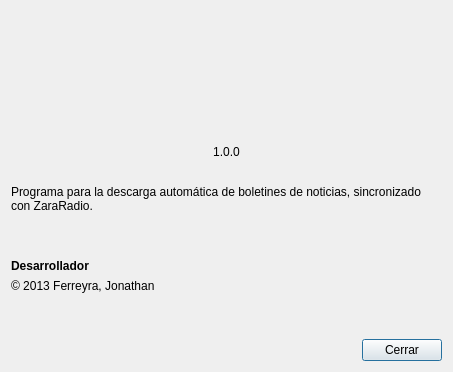
<?xml version="1.0" encoding="UTF-8"?>
<ui version="4.0">
 <class>Dialog</class>
 <widget class="QDialog" name="Dialog">
  <property name="geometry">
   <rect>
    <x>0</x>
    <y>0</y>
    <width>453</width>
    <height>372</height>
   </rect>
  </property>
  <property name="windowTitle">
   <string>Acerca de</string>
  </property>
  <layout class="QVBoxLayout" name="verticalLayout_2">
   <item>
    <layout class="QVBoxLayout" name="verticalLayout">
     <item>
      <layout class="QHBoxLayout" name="horizontalLayout_3">
       <item>
        <widget class="QLabel" name="lbLogoApp">
         <property name="sizePolicy">
          <sizepolicy hsizetype="Fixed" vsizetype="MinimumExpanding">
           <horstretch>0</horstretch>
           <verstretch>0</verstretch>
          </sizepolicy>
         </property>
         <property name="font">
          <font>
           <weight>75</weight>
           <bold>true</bold>
          </font>
         </property>
         <property name="frameShape">
          <enum>QFrame::NoFrame</enum>
         </property>
         <property name="text">
          <string/>
         </property>
         <property name="pixmap">
          <pixmap>logo.png</pixmap>
         </property>
         <property name="scaledContents">
          <bool>true</bool>
         </property>
         <property name="alignment">
          <set>Qt::AlignLeading|Qt::AlignLeft|Qt::AlignVCenter</set>
         </property>
        </widget>
       </item>
      </layout>
     </item>
     <item>
      <widget class="QLabel" name="label_2">
       <property name="text">
        <string/>
       </property>
      </widget>
     </item>
     <item>
      <widget class="QLabel" name="label_9">
       <property name="text">
        <string>1.0.0</string>
       </property>
       <property name="alignment">
        <set>Qt::AlignCenter</set>
       </property>
      </widget>
     </item>
     <item>
      <widget class="QLabel" name="label_4">
       <property name="text">
        <string/>
       </property>
      </widget>
     </item>
     <item>
      <widget class="QLabel" name="label">
       <property name="text">
        <string>Programa para la descarga automática de boletines de noticias, sincronizado con ZaraRadio.</string>
       </property>
       <property name="wordWrap">
        <bool>true</bool>
       </property>
      </widget>
     </item>
    </layout>
   </item>
   <item>
    <layout class="QVBoxLayout" name="verticalLayout_3">
     <item>
      <widget class="QLabel" name="label_10">
       <property name="text">
        <string/>
       </property>
      </widget>
     </item>
     <item>
      <widget class="QLabel" name="label_5">
       <property name="text">
        <string/>
       </property>
      </widget>
     </item>
     <item>
      <widget class="QLabel" name="label_3">
       <property name="font">
        <font>
         <weight>75</weight>
         <bold>true</bold>
        </font>
       </property>
       <property name="text">
        <string>Desarrollador</string>
       </property>
      </widget>
     </item>
     <item>
      <widget class="QLabel" name="label_6">
       <property name="text">
        <string>© 2013 Ferreyra, Jonathan</string>
       </property>
      </widget>
     </item>
     <item>
      <widget class="QLabel" name="label_7">
       <property name="text">
        <string>&lt;jalejandroferreyra@gmail.com&gt;</string>
       </property>
      </widget>
     </item>
     <item>
      <widget class="QLabel" name="label_8">
       <property name="text">
        <string/>
       </property>
      </widget>
     </item>
    </layout>
   </item>
   <item>
    <layout class="QHBoxLayout" name="horizontalLayout">
     <item>
      <spacer name="horizontalSpacer">
       <property name="orientation">
        <enum>Qt::Horizontal</enum>
       </property>
       <property name="sizeHint" stdset="0">
        <size>
         <width>40</width>
         <height>20</height>
        </size>
       </property>
      </spacer>
     </item>
     <item>
      <widget class="QPushButton" name="pushButton">
       <property name="text">
        <string>Cerrar</string>
       </property>
      </widget>
     </item>
    </layout>
   </item>
  </layout>
 </widget>
 <resources/>
 <connections>
  <connection>
   <sender>pushButton</sender>
   <signal>clicked()</signal>
   <receiver>Dialog</receiver>
   <slot>close()</slot>
   <hints>
    <hint type="sourcelabel">
     <x>521</x>
     <y>377</y>
    </hint>
    <hint type="destinationlabel">
     <x>399</x>
     <y>361</y>
    </hint>
   </hints>
  </connection>
 </connections>
</ui>
